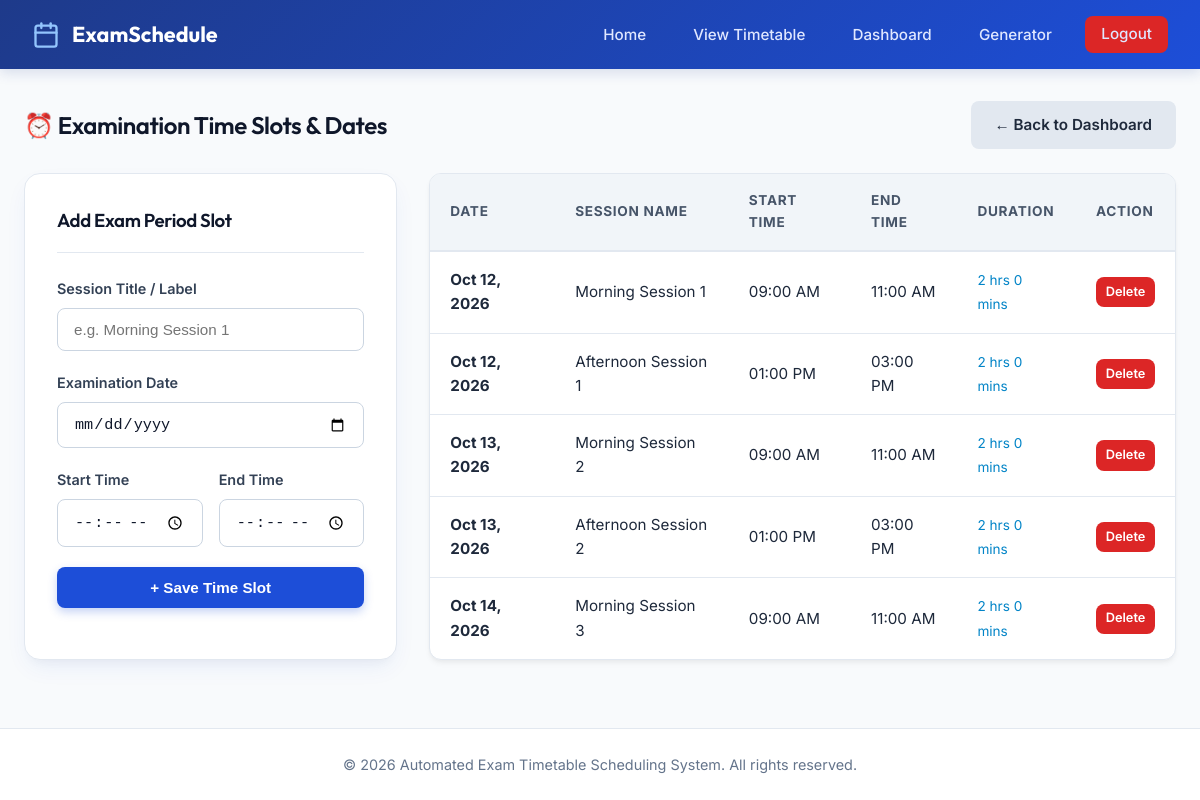
Page /admin/register_period.php (signed in) on the earlier database version.
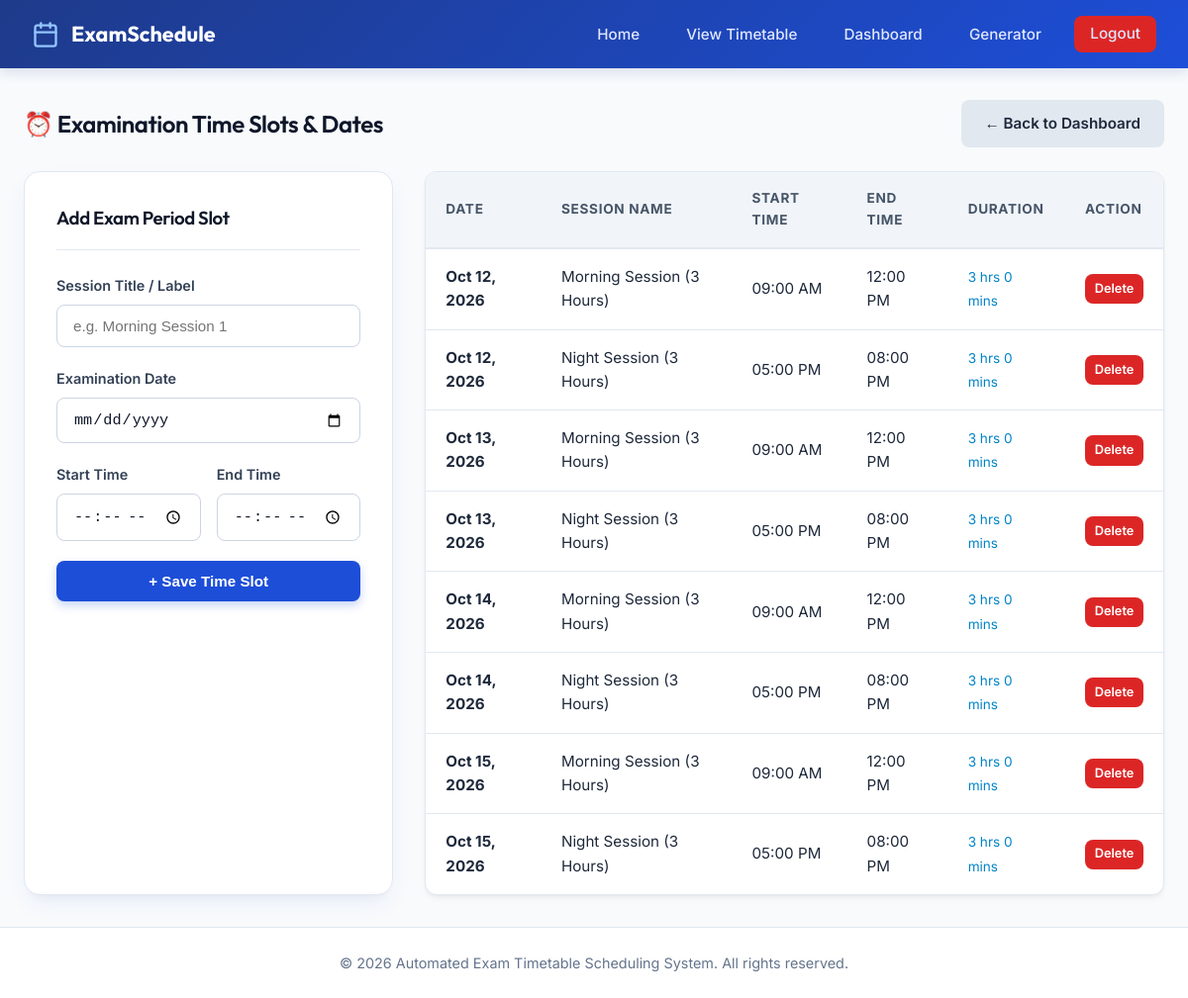
Same page on the later database version.
### tables this page shows
CREATE TABLE IF NOT EXISTS `periods` (
  `id` INT AUTO_INCREMENT PRIMARY KEY,
  `period_name` VARCHAR(100) NOT NULL,
  `exam_date` DATE NOT NULL,
  `start_time` TIME NOT NULL,
  `end_time` TIME NOT NULL,
  `created_at` TIMESTAMP DEFAULT CURRENT_TIMESTAMP
);

### admin/register_period.php (the view, shortened to what this page needs)
<?php
require_once '../includes/db.php';
$periods = $pdo->query("SELECT * FROM periods ORDER BY exam_date ASC, start_time ASC")->fetchAll();
require_once '../includes/header.php';
?>
<div style="display: flex; justify-content: space-between; align-items: center; margin-bottom: 1.5rem;">
  <h2>⏰ Examination Time Slots & Dates</h2>
  <a href="dashboard.php" class="btn btn-secondary">&larr; Back to Dashboard</a>
</div>
<div style="display: grid; grid-template-columns: 1fr 2fr; gap: 2rem;">
  <div class="form-card" style="margin: 0;">
    <div class="form-header">
      <h3>Add Exam Period Slot</h3>
    </div>
    <form action="register_period.php" method="POST">
      <div class="form-group">
        <label for="period_name">Session Title / Label</label>
        <input type="text" id="period_name" name="period_name" class="form-control" placeholder="e.g. Morning Session 1" required>
      </div>
      <div class="form-group">
        <label for="exam_date">Examination Date</label>
        <input type="date" id="exam_date" name="exam_date" class="form-control" required>
      </div>
      <div class="form-grid-2">
        <div class="form-group">
          <label for="start_time">Start Time</label>
          <input type="time" id="start_time" name="start_time" class="form-control" required>
        </div>
        <div class="form-group">
          <label for="end_time">End Time</label>
          <input type="time" id="end_time" name="end_time" class="form-control" required>
        </div>
      </div>
      <button type="submit" name="add_period" class="btn btn-primary" style="width: 100%;">+ Save Time Slot</button>
    </form>
  </div>
  <div class="table-responsive">
    <table class="custom-table">
      <thead>
        <tr>
          <th>Date</th>
          <th>Session Name</th>
          <th>Start Time</th>
          <th>End Time</th>
          <th>Duration</th>
          <th>Action</th>
        </tr>
      </thead>
      <tbody>
        <?php if (!empty($periods)): ?>
          <?php foreach ($periods as $p): ?>
            <?php
              $start = new DateTime($p['start_time']);
              $end = new DateTime($p['end_time']);
              $duration = $start->diff($end)->format('%h hrs %i mins');
            ?>
            <tr>
              <td><strong><?php echo date('M d, Y', strtotime($p['exam_date'])); ?></strong></td>
              <td><?php echo htmlspecialchars($p['period_name']); ?></td>
              <td><?php echo date('h:i A', strtotime($p['start_time'])); ?></td>
              <td><?php echo date('h:i A', strtotime($p['end_time'])); ?></td>
              <td><span style="font-size: 0.85rem; color: var(--accent-info);"><?php echo $duration; ?></span></td>
              <td>
                <a href="register_period.php?delete=<?php echo $p['id']; ?>" onclick="return confirmDelete('Delete this time slot?');" class="btn btn-danger" style="padding: 0.3rem 0.6rem; font-size: 0.8rem;">Delete</a>
              </td>
            </tr>
          <?php endforeach; ?>
        <?php else: ?>
          <tr>
            <td colspan="6" style="text-align: center; color: var(--text-muted);">No exam time slots created yet.</td>
          </tr>
        <?php endif; ?>
      </tbody>
    </table>
  </div>
</div>
<?php require_once '../includes/footer.php'; ?>

### includes/header.php (shortened to what this page needs)
<?php
$isLoggedIn = isset($_SESSION['user_id']);
$currentPage = basename($_SERVER['PHP_SELF']);
?>
<!DOCTYPE html>
<html lang="en">
<head>
  <link rel="stylesheet" href="../css/style.css">
</head>
<body>
<nav class="navbar">
  <div class="navbar-container">
    <a href="<?php echo $isLoggedIn ? '../index.php' : 'index.php'; ?>" class="brand-logo">
      ExamSchedule
    </a>
    <ul class="nav-links">
      <li><a href="<?php echo ($currentPage == 'index.php' || !strpos($_SERVER['PHP_SELF'], '/admin/')) ? 'index.php' : '../index.php'; ?>" class="<?php echo $currentPage == 'index.php' ? 'active' : ''; ?>">Home</a></li>
      <li><a href="<?php echo strpos($_SERVER['PHP_SELF'], '/admin/') ? '../view_timetable.php' : 'view_timetable.php'; ?>" class="<?php echo $currentPage == 'view_timetable.php' ? 'active' : ''; ?>">View Timetable</a></li>
      <?php if ($isLoggedIn): ?>
        <li><a href="<?php echo strpos($_SERVER['PHP_SELF'], '/admin/') ? 'dashboard.php' : 'admin/dashboard.php'; ?>" class="<?php echo $currentPage == 'dashboard.php' ? 'active' : ''; ?>">Dashboard</a></li>
        <li><a href="<?php echo strpos($_SERVER['PHP_SELF'], '/admin/') ? 'generate_timetable.php' : 'admin/generate_timetable.php'; ?>">Generator</a></li>
        <li><a href="<?php echo strpos($_SERVER['PHP_SELF'], '/admin/') ? 'logout.php' : 'admin/logout.php'; ?>" class="btn-danger btn" style="padding: 0.4rem 1rem;">Logout</a></li>
      <?php else: ?>
        <li><a href="<?php echo strpos($_SERVER['PHP_SELF'], '/admin/') ? 'login.php' : 'admin/login.php'; ?>" class="btn-admin-nav">Admin Login</a></li>
      <?php endif; ?>
    </ul>
  </div>
</nav>
<div class="main-wrapper">

### includes/footer.php (shortened to what this page needs)
</div>
<footer class="footer">
  <div class="footer-container">
    <p>&copy; <?php echo date('Y'); ?> Automated Exam Timetable Scheduling System. All rights reserved.</p>
  </div>
</footer>
</body>
</html>

### css/style.css (style rules this page uses)
:root { --bg-main: #f8fafc; --bg-card: #ffffff; --bg-card-hover: #f1f5f9; --text-main: #0f172a; --text-muted: #64748b; --accent-primary: #1d4ed8; --accent-primary-hover: #1e40af; --accent-blue-light: #eff6ff; --accent-success: #059669; --accent-warning: #d97706; --accent-danger: #dc2626; --accent-info: #0284c7; --border-color: #e2e8f0; --nav-bg: linear-gradient(135deg, #1e3a8a 0%, #1d4ed8 100%); --radius-sm: 8px; --radius-md: 12px; --radius-lg: 16px; --shadow-main: 0 10px 25px -5px rgba(29, 78, 216, 0.08), 0 8px 10px -6px rgba(0, 0, 0, 0.04); --shadow-card: 0 4px 6px -1px rgba(0, 0, 0, 0.05), 0 2px 4px -1px rgba(0, 0, 0, 0.03); --transition: all 0.25s cubic-bezier(0.4, 0, 0.2, 1); }
* { box-sizing: border-box; margin: 0; padding: 0; }
body { font-family: 'Inter', sans-serif; background-color: var(--bg-main); color: var(--text-main); min-height: 100vh; display: flex; flex-direction: column; line-height: 1.6; }
h1, h2, h3, h4, h5, h6 { font-family: 'Outfit', sans-serif; font-weight: 600; color: #0f172a; letter-spacing: -0.02em; }
a { color: var(--accent-primary); text-decoration: none; transition: var(--transition); }
.navbar { background: var(--nav-bg); box-shadow: 0 4px 12px rgba(30, 58, 138, 0.15); padding: 1rem 2rem; position: sticky; top: 0; z-index: 1000; }
.navbar-container { max-width: 1300px; margin: 0 auto; display: flex; justify-content: space-between; align-items: center; }
.brand-logo { display: flex; align-items: center; gap: 0.75rem; font-size: 1.35rem; font-weight: 700; color: #ffffff; font-family: 'Outfit', sans-serif; }
.brand-logo svg { color: #93c5fd; }
.nav-links { display: flex; list-style: none; gap: 1.25rem; align-items: center; }
.nav-links a { color: #e0e7ff; font-weight: 500; font-size: 0.95rem; padding: 0.5rem 0.85rem; border-radius: var(--radius-sm); }
.main-wrapper { flex: 1; max-width: 1300px; width: 100%; margin: 2rem auto; padding: 0 1.5rem; }
.form-card { background: var(--bg-card); border: 1px solid var(--border-color); border-radius: var(--radius-lg); padding: 2rem; max-width: 650px; margin: 0 auto 2rem; box-shadow: var(--shadow-main); }
.form-header { margin-bottom: 1.5rem; border-bottom: 1px solid var(--border-color); padding-bottom: 1rem; }
.form-group { margin-bottom: 1.25rem; }
.form-group label { display: block; font-size: 0.9rem; font-weight: 600; margin-bottom: 0.5rem; color: #334155; }
.form-control { width: 100%; padding: 0.75rem 1rem; background: #ffffff; border: 1px solid #cbd5e1; border-radius: var(--radius-sm); color: var(--text-main); font-size: 0.95rem; transition: var(--transition); }
.form-grid-2 { display: grid; grid-template-columns: 1fr 1fr; gap: 1rem; }
.btn { display: inline-flex; align-items: center; justify-content: center; gap: 0.5rem; padding: 0.75rem 1.5rem; font-size: 0.95rem; font-weight: 600; border-radius: var(--radius-sm); border: none; cursor: pointer; transition: var(--transition); }
.btn-primary { background: var(--accent-primary); color: #ffffff; box-shadow: 0 4px 10px rgba(29, 78, 216, 0.25); }
.btn-danger { background: var(--accent-danger); color: #ffffff; }
.btn-secondary { background: #e2e8f0; color: #1e293b; }
.table-responsive { width: 100%; overflow-x: auto; background: var(--bg-card); border: 1px solid var(--border-color); border-radius: var(--radius-md); box-shadow: var(--shadow-card); }
.custom-table { width: 100%; border-collapse: collapse; text-align: left; }
.custom-table th { background: #f1f5f9; padding: 1rem 1.25rem; font-size: 0.85rem; text-transform: uppercase; letter-spacing: 0.05em; color: #475569; border-bottom: 2px solid var(--border-color); font-weight: 700; }
.custom-table td { padding: 1rem 1.25rem; border-bottom: 1px solid var(--border-color); font-size: 0.95rem; color: #1e293b; }
.custom-table tbody tr:last-child td { border-bottom: none; }
.footer { background: #ffffff; border-top: 1px solid var(--border-color); padding: 1.5rem 2rem; text-align: center; color: var(--text-muted); font-size: 0.9rem; margin-top: auto; }

Differences in the rows shown:
changed periods (number 1 of 8 on the later page): period_name "Morning Session 1" → "Morning Session (3 Hours)"; end_time "11:00 AM" → "12:00 PM"; duration "2 hrs 0 mins" → "3 hrs 0 mins"
changed periods (number 2 of 8 on the later page): period_name "Afternoon Session 1" → "Night Session (3 Hours)"; start_time "01:00 PM" → "05:00 PM"; end_time "03:00 PM" → "08:00 PM"; duration "2 hrs 0 mins" → "3 hrs 0 mins"
changed periods (number 3 of 8 on the later page): period_name "Morning Session 2" → "Morning Session (3 Hours)"; end_time "11:00 AM" → "12:00 PM"; duration "2 hrs 0 mins" → "3 hrs 0 mins"
changed periods (number 4 of 8 on the later page): period_name "Afternoon Session 2" → "Night Session (3 Hours)"; start_time "01:00 PM" → "05:00 PM"; end_time "03:00 PM" → "08:00 PM"; duration "2 hrs 0 mins" → "3 hrs 0 mins"
changed periods (number 5 of 8 on the later page): period_name "Morning Session 3" → "Morning Session (3 Hours)"; end_time "11:00 AM" → "12:00 PM"; duration "2 hrs 0 mins" → "3 hrs 0 mins"
added periods: exam_date "Oct 14, 2026", period_name "Night Session (3 Hours)", start_time "05:00 PM", end_time "08:00 PM", duration "3 hrs 0 mins"
added periods: exam_date "Oct 15, 2026", period_name "Morning Session (3 Hours)", start_time "09:00 AM", end_time "12:00 PM", duration "3 hrs 0 mins"
added periods: exam_date "Oct 15, 2026", period_name "Night Session (3 Hours)", start_time "05:00 PM", end_time "08:00 PM", duration "3 hrs 0 mins"
